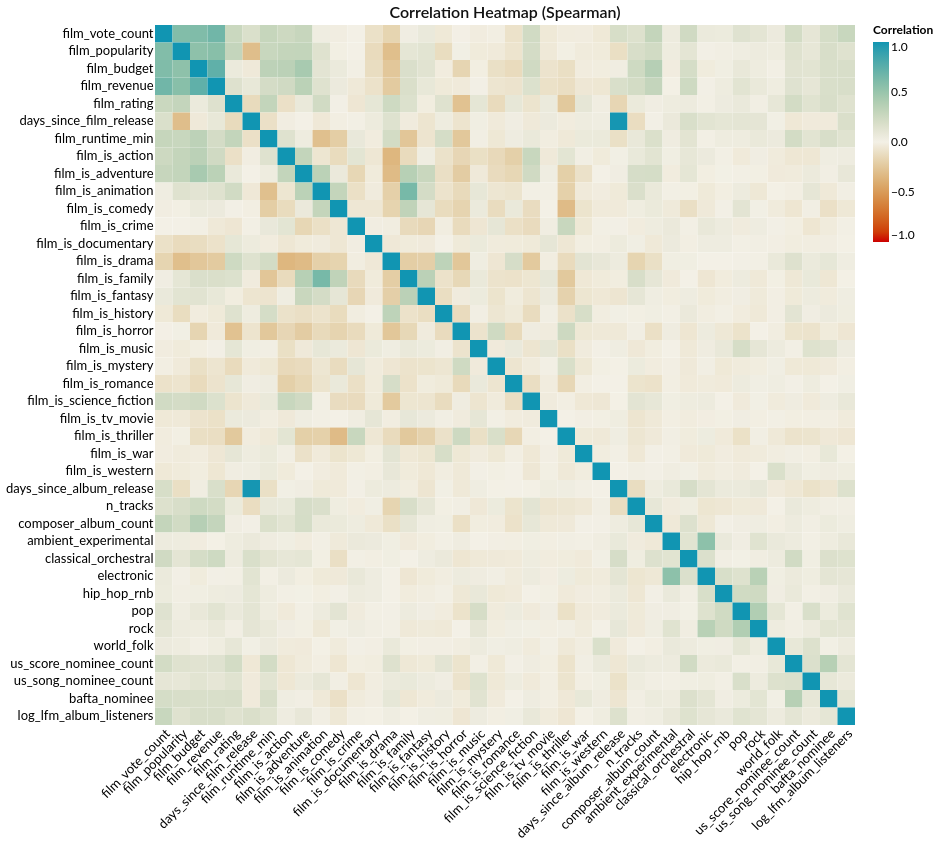

Notebook source saved alongside this figure:
### Code cell
corr_long = corr_to_long(corr_spearman)   # or corr_pearson

heatmap = (
    alt.Chart(corr_long)
    .mark_rect()
    .encode(
        x=alt.X(
            "var_x:O",
            title=None,
            sort=None,
            axis=alt.Axis(labelAngle=-45, labelFontSize=13, titleFontSize=13)
        ),
        y=alt.Y(
            "var_y:O",
            title=None,
            sort=None,
            axis=alt.Axis(labelFontSize=13, titleFontSize=13)
        ),
        color=alt.Color(
            "corr:Q",
            scale=alt.Scale(
                range=["#CC0000", "#F3F0E6", "#1195B2"],
                domain=[-1, 1],
                domainMid=0,
                clamp=True
            ),
            title="Correlation"
        ),
        tooltip=[
            alt.Tooltip("var_x:N", title="X"),
            alt.Tooltip("var_y:N", title="Y"),
            alt.Tooltip("corr:Q", format=".2f", title="ρ"),
        ],
    )
    .properties(
        width=700,
        height=700,
        autosize=alt.AutoSizeParams(type="pad"),
        title="Correlation Heatmap (Spearman)"
    )
)

heatmap

### Figure 1 — Vega-Lite specification as saved in the notebook (floating-point values rounded to 4 significant figures; data arrays with more than 128 entries replaced by an {"elided": "..."} marker saying what was removed)
{"config": {"background": "white", "view": {"fill": "white", "stroke": "transparent"}, "font": "Lato", "title": {"font": "Lato", "fontSize": 16, "fontWeight": 600, "color": "#111111", "subtitleColor": "#5E17A6", "anchor": "middle"}, "axis": {"labelFont": "Lato", "titleFont": "Lato", "labelFontSize": 12, "titleFontSize": 12, "grid": false, "ticks": false, "domain": false, "gridColor": "#e9e9e9", "tickColor": "#cccccc", "domainColor": "#cccccc"}, "legend": {"labelFont": "Lato", "titleFont": "Lato", "labelFontSize": 12, "titleFontSize": 12}, "point": {"filled": true, "size": 60}, "line": {"strokeWidth": 2}, "range": {"category": ["#7922CC", "#1195B2", "#CC0000", "#CE7E00", "#5E17A6", "#0E7C93", "#9E0000", "#A86600", "#3F1D5C", "#1F6F5B", "#8C4A00"]}}, "data": {"name": "data-d8b959486a78574dd2f50d4688514bd1"}, "mark": {"type": "rect"}, "autosize": {"type": "pad"}, "encoding": {"color": {"field": "corr", "scale": {"clamp": true, "domain": [-1, 1], "domainMid": 0, "range": ["#CC0000", "#F3F0E6", "#1195B2"]}, "title": "Correlation", "type": "quantitative"}, "tooltip": [{"field": "var_x", "title": "X", "type": "nominal"}, {"field": "var_y", "title": "Y", "type": "nominal"}, {"field": "corr", "format": ".2f", "title": "ρ", "type": "quantitative"}], "x": {"axis": {"labelAngle": -45, "labelFontSize": 13, "titleFontSize": 13}, "field": "var_x", "sort": null, "title": null, "type": "ordinal"}, "y": {"axis": {"labelFontSize": 13, "titleFontSize": 13}, "field": "var_y", "sort": null, "title": null, "type": "ordinal"}}, "height": 700, "title": "Correlation Heatmap (Spearman)", "width": 700, "$schema": "https://vega.github.io/schema/vega-lite/v5.20.1.json", "datasets": {"data-d8b959486a78574dd2f50d4688514bd1": {"elided": "1600 records"}}}
